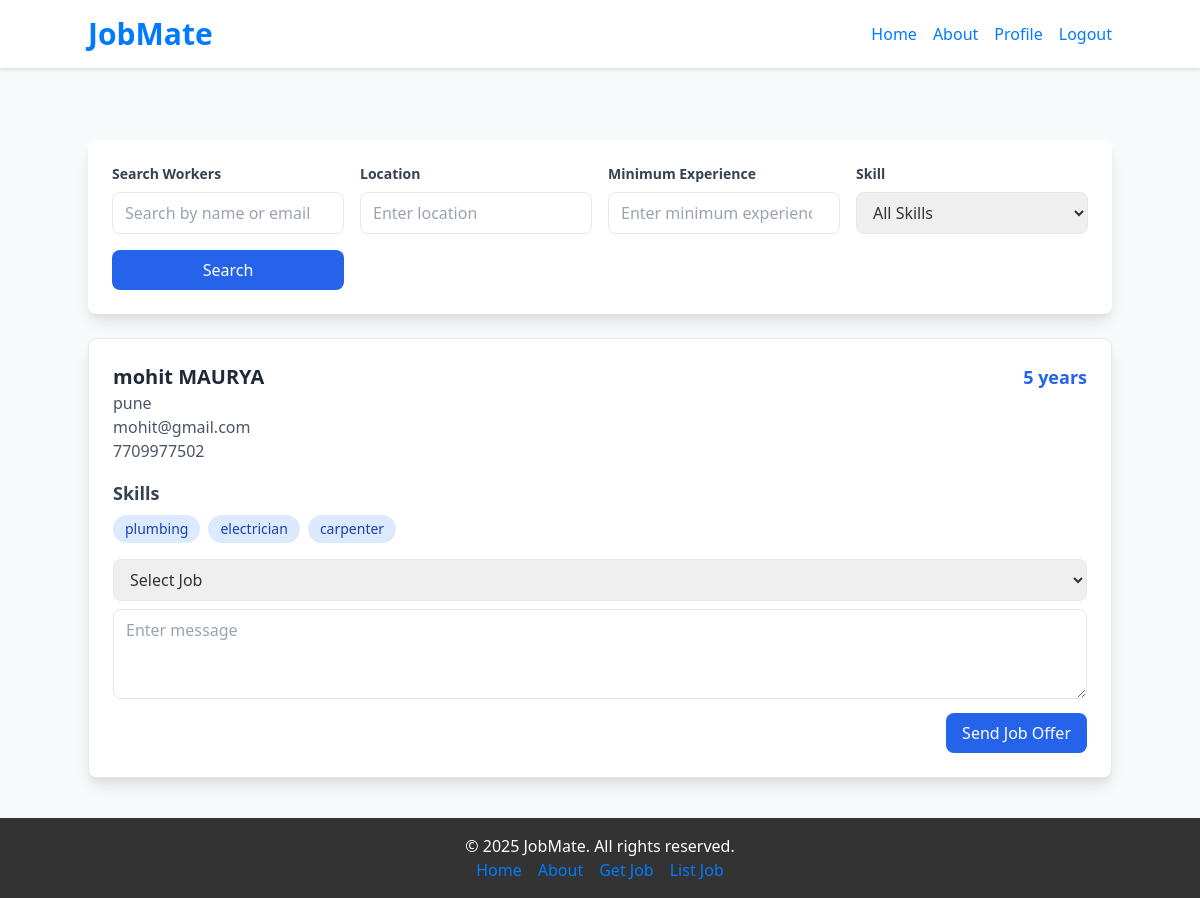
The page /contractor/find-workers/ (signed in) on the database as committed earlier.
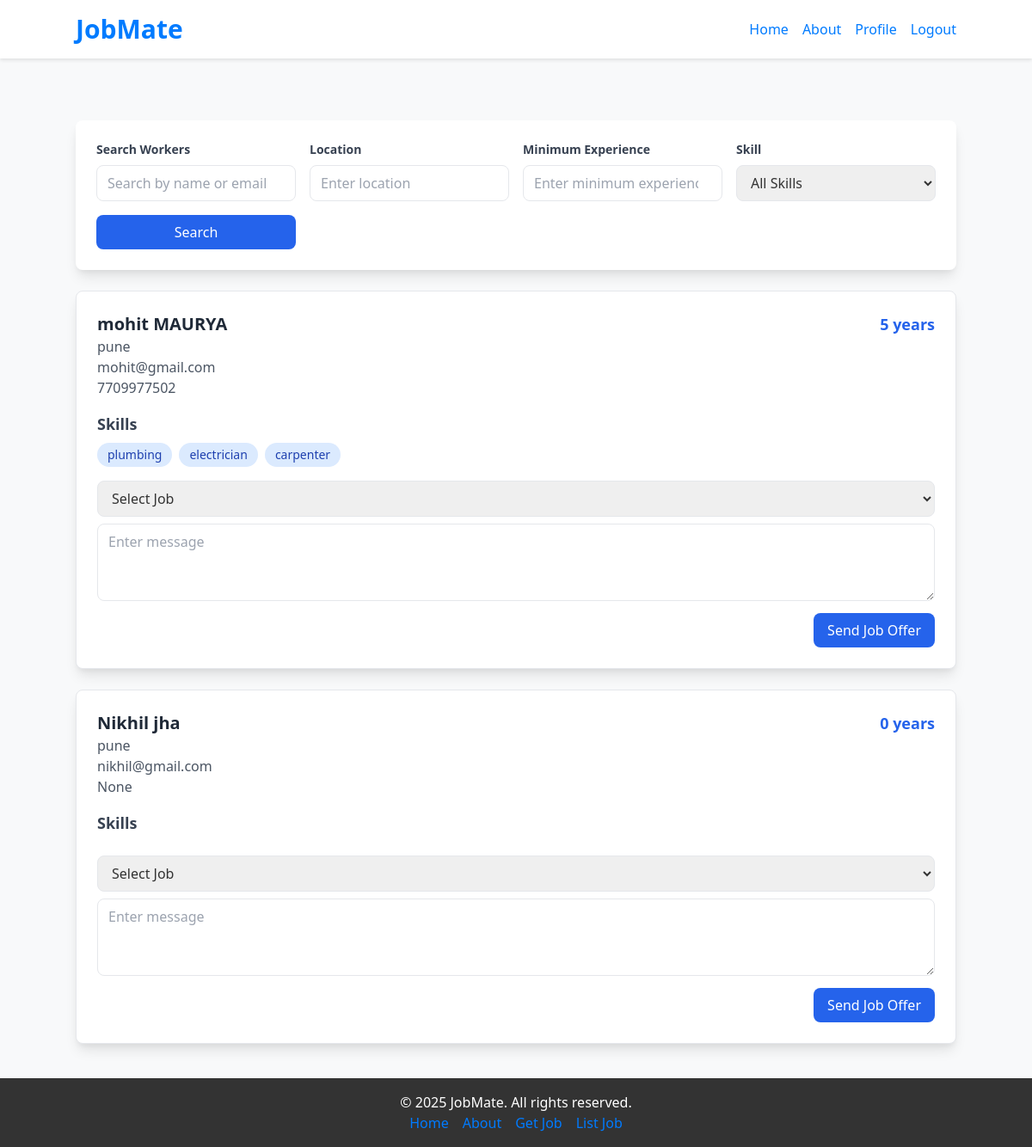
The same page on the database as committed later.
### worker/models.py (models this page shows, shortened)
class Worker(models.Model):
    user = models.OneToOneField(CustomUser, on_delete=models.CASCADE, primary_key=True)
    name = models.CharField(max_length=255, blank=True, null=True)
    experience = models.IntegerField(default=0)
    availability = models.BooleanField(default=True)
    location = models.CharField(max_length=255)
    profile_score = models.FloatField(default=0)
    skills = models.ManyToManyField('Skill', through='WorkerSkill')

class Skill(models.Model):
    name = models.CharField(max_length=255, unique=True)
    category = models.CharField(max_length=255, blank=True, null=True)

### accounts/models.py (models this page shows)
class CustomUser(AbstractUser):
    ROLE_CHOICES = (
        ('worker', 'Worker'),
        ('contractor', 'Contractor'),
    )
    role = models.CharField(max_length=20, choices=ROLE_CHOICES, default='worker')
    phone = models.CharField(max_length=15, blank=True, null=True)
    address = models.TextField(blank=True, null=True)
    created_at = models.DateTimeField(auto_now_add=True)
    date_of_birth = models.DateField(blank=True, null=True)

### contractor/views.py (the view)
# urls.py: path('find-workers/', views.find_workers, name='find-workers'),
@login_required(login_url='/login/')
def find_workers(request):
    query = Q()
    search = request.GET.get('search')
    location = request.GET.get('location')
    min_experience = request.GET.get('min_experience')
    skill_filter = request.GET.get('skill')
    if search:
        query &= Q(user__first_name__icontains=search) | Q(user__last_name__icontains=search) | Q(user__email__icontains=search)
    if location:
        query &= Q(location__icontains=location)
    if min_experience:
        query &= Q(experience__gte=min_experience)
    if skill_filter:
        query &= Q(skills__name__icontains=skill_filter)
    workers = Worker.objects.filter(query).distinct().order_by('-experience')
    paginator = Paginator(workers, 10)
    page = request.GET.get('page')
    workers = paginator.get_page(page)
    all_skills = Skill.objects.all()
    available_jobs = Job.objects.filter(contractor=request.user.contractor, status='open').exclude(
        id__in=Application.objects.filter(status='accepted').values_list('job_id', flat=True)
    )
    if request.method == 'POST':
        work_request_form = WorkRequestForm(request.POST, contractor=request.user.contractor)
        if work_request_form.is_valid():
            work_request = work_request_form.save(commit=False)
            work_request.contractor = request.user.contractor
            work_request.worker = Worker.objects.get(user_id=request.POST.get('worker_id'))
            work_request.save()
            messages.success(request, 'Work request sent successfully!')
            return redirect('find-workers')
    else:
        work_request_form = WorkRequestForm(contractor=request.user.contractor)
    return render(request, 'find_workers.html', {
        'workers': workers,
        'all_skills': all_skills,
        'current_filters': request.GET,
        'work_request_form': work_request_form,
        'available_jobs': available_jobs
    })

### contractor/forms.py
class WorkRequestForm(forms.ModelForm):
    class Meta:
        model = WorkRequest
        fields = ['job', 'message']
        widgets = {
            'job': forms.Select(attrs={'class': 'w-full px-3 py-2 border rounded-lg focus:outline-none focus:ring-2 focus:ring-blue-600'}),
            'message': forms.Textarea(attrs={'class': 'w-full px-3 py-2 border rounded-lg focus:outline-none focus:ring-2 focus:ring-blue-600', 'rows': 3}),
        }
    def __init__(self, *args, **kwargs):
        contractor = kwargs.pop('contractor', None)
        super().__init__(*args, **kwargs)
        if contractor:
            self.fields['job'].queryset = Job.objects.filter(contractor=contractor, status='open')
            self.fields['job'].label_from_instance = lambda obj: obj.title

### contractor/templates/find_workers.html (shortened to what the changed rows need)
{% extends "base.html" %}
{% block content %}
<div class="max-w-6xl mx-auto mt-8">
    <div class="grid grid-cols-1 gap-6">
        {% for worker in workers %}
        <div class="bg-white p-6 rounded-lg shadow-lg border hover:shadow-xl transition-shadow">
            <div class="flex justify-between items-start">
                <div>
                    <h2 class="text-xl font-bold text-gray-800">{{ worker.user.first_name }} {{ worker.user.last_name }}</h2>
                    <p class="text-gray-600">{{ worker.location }}</p>
                    <p class="text-gray-600">{{ worker.user.email }}</p>
                    <p class="text-gray-600">{{ worker.user.phone }}</p>
                </div>
                <div class="text-right">
                    <p class="text-lg font-bold text-blue-600">{{ worker.experience }} years</p>
                </div>
            </div>
            <div class="mt-4">
                <h3 class="text-lg font-semibold text-gray-700">Skills</h3>
                <div class="flex flex-wrap gap-2 mt-2">
                    {% for skill in worker.skills.all %}
                        <span class="px-3 py-1 bg-blue-100 text-blue-800 rounded-full text-sm">
                            {{ skill.name }}
                        </span>
                    {% endfor %}
                </div>
            </div>
            <div class="mt-4 text-right">
                <form method="post">
                    <select name="job" class="w-full px-3 py-2 border rounded-lg focus:outline-none focus:ring-2 focus:ring-blue-600 mb-2">
                        <option value="">Select Job</option>
                    </select>
                    <textarea name="message" rows="3" class="w-full px-3 py-2 border rounded-lg focus:outline-none focus:ring-2 focus:ring-blue-600 mb-2" placeholder="Enter message"></textarea>
                    <button type="submit" class="bg-blue-600 text-white px-4 py-2 rounded-lg hover:bg-blue-700">Send Job Offer</button>
                </form>
            </div>
        </div>
        {% empty %}
        <div class="text-center py-8">
            <p class="text-gray-600">No workers found.</p>
        </div>
        {% endfor %}
    </div>
</div>
{% endblock %}

Rows that differ between the two databases and show on the page:
added Worker: user.first_name "Nikhil", user.last_name "jha", location "pune", user.email "nikhil@gmail.com", user.phone "None", experience "0"
